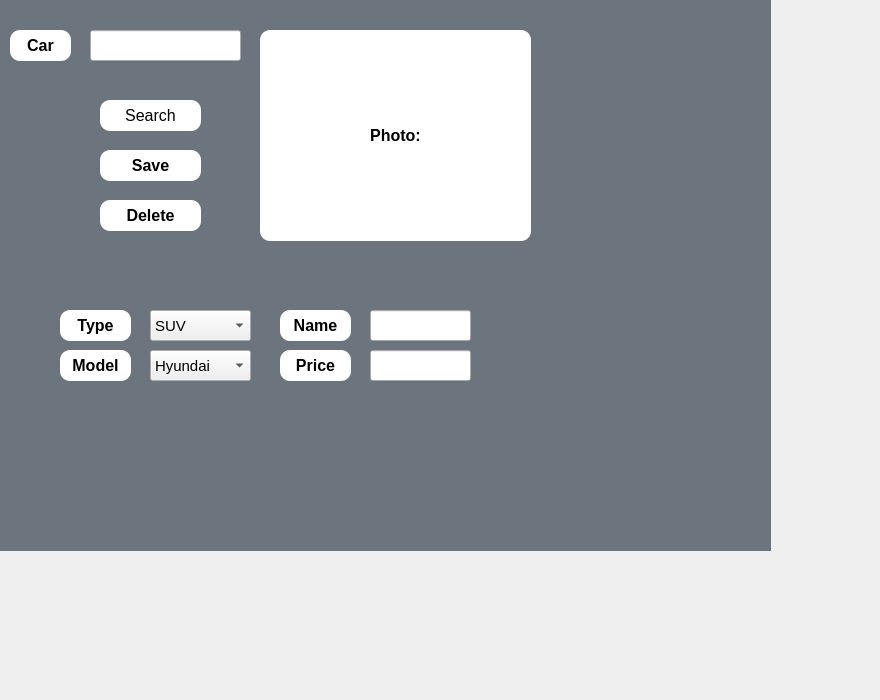
    <widget class="QWidget" name="edit_page">
     <attribute name="title">
      <string>Page</string>
     </attribute>
     <widget class="QPushButton" name="searchB">
      <property name="geometry">
       <rect>
        <x>100</x>
        <y>100</y>
        <width>101</width>
        <height>31</height>
       </rect>
      </property>
      <property name="font">
       <font>
        <pointsize>12</pointsize>
       </font>
      </property>
      <property name="styleSheet">
       <string notr="true">    QPushButton {
	background-color: rgb(255, 255, 255);
        border-radius: 10px;
        padding: 5px;
    }</string>
      </property>
      <property name="text">
       <string>Search</string>
      </property>
     </widget>
     <widget class="QPushButton" name="deleteB">
      <property name="geometry">
       <rect>
        <x>100</x>
        <y>200</y>
        <width>101</width>
        <height>31</height>
       </rect>
      </property>
      <property name="font">
       <font>
        <pointsize>12</pointsize>
        <weight>75</weight>
        <bold>true</bold>
       </font>
      </property>
      <property name="styleSheet">
       <string notr="true">    QPushButton {
	background-color: rgb(255, 255, 255);
        border-radius: 10px;
        padding: 5px;
    }</string>
      </property>
      <property name="text">
       <string>Delete</string>
      </property>
     </widget>
     <widget class="QLabel" name="bg_edit">
      <property name="geometry">
       <rect>
        <x>-100</x>
        <y>-140</y>
        <width>871</width>
        <height>691</height>
       </rect>
      </property>
      <property name="styleSheet">
       <string notr="true">background-color: #6C757D ;
color: #2C3E50;</string>
      </property>
      <property name="text">
       <string/>
      </property>
      <property name="pixmap">
       <pixmap>:/newPrefix/889d0311af25dd85e87efb8f968b1d90.jpg</pixmap>
      </property>
     </widget>
     <widget class="QLabel" name="label_49">
      <property name="geometry">
       <rect>
        <x>10</x>
        <y>30</y>
        <width>61</width>
        <height>31</height>
       </rect>
      </property>
      <property name="font">
       <font>
        <pointsize>12</pointsize>
        <weight>75</weight>
        <bold>true</bold>
       </font>
      </property>
      <property name="layoutDirection">
       <enum>Qt::LeftToRight</enum>
      </property>
      <property name="styleSheet">
       <string notr="true">    QLabel {
	background-color: rgb(255, 255, 255);
        border-radius: 10px;
        padding: 5px;
    }</string>
      </property>
      <property name="text">
       <string>Car</string>
      </property>
      <property name="alignment">
       <set>Qt::AlignCenter</set>
      </property>
     </widget>
     <widget class="QLineEdit" name="car_search">
      <property name="geometry">
       <rect>
        <x>90</x>
        <y>30</y>
        <width>151</width>
        <height>31</height>
       </rect>
      </property>
      <property name="font">
       <font>
        <pointsize>11</pointsize>
       </font>
      </property>
     </widget>
     <widget class="QComboBox" name="box_edit_1">
      <property name="geometry">
       <rect>
        <x>150</x>
        <y>310</y>
        <width>101</width>
        <height>31</height>
       </rect>
      </property>
      <property name="font">
       <font>
        <pointsize>11</pointsize>
        <weight>50</weight>
        <bold>false</bold>
       </font>
      </property>
      <item>
       <property name="text">
        <string>SUV</string>
       </property>
      </item>
      <item>
       <property name="text">
        <string>Crossover</string>
       </property>
      </item>
      <item>
       <property name="text">
        <string>Sedan</string>
       </property>
      </item>
     </widget>
     <widget class="QLabel" name="label_23">
      <property name="geometry">
       <rect>
        <x>60</x>
        <y>310</y>
        <width>71</width>
        <height>31</height>
       </rect>
      </property>
      <property name="font">
       <font>
        <pointsize>12</pointsize>
        <weight>75</weight>
        <bold>true</bold>
       </font>
      </property>
      <property name="layoutDirection">
       <enum>Qt::LeftToRight</enum>
      </property>
      <property name="styleSheet">
       <string notr="true">    QLabel {
	background-color: rgb(255, 255, 255);
        border-radius: 10px;
        padding: 5px;
    }</string>
      </property>
      <property name="text">
       <string>Type</string>
      </property>
      <property name="alignment">
       <set>Qt::AlignCenter</set>
      </property>
     </widget>
     <widget class="QLabel" name="model_2">
      <property name="geometry">
       <rect>
        <x>60</x>
        <y>350</y>
        <width>71</width>
        <height>31</height>
       </rect>
      </property>
      <property name="font">
       <font>
        <pointsize>12</pointsize>
        <weight>75</weight>
        <bold>true</bold>
       </font>
      </property>
      <property name="layoutDirection">
       <enum>Qt::LeftToRight</enum>
      </property>
      <property name="styleSheet">
       <string notr="true">    QLabel {
	background-color: rgb(255, 255, 255);
        border-radius: 10px;
        padding: 5px;
    }</string>
      </property>
      <property name="text">
       <string>Model</string>
      </property>
      <property name="alignment">
       <set>Qt::AlignCenter</set>
      </property>
     </widget>
     <widget class="QComboBox" name="box_edit_3">
      <property name="geometry">
       <rect>
        <x>150</x>
        <y>350</y>
        <width>101</width>
        <height>31</height>
       </rect>
      </property>
      <property name="font">
       <font>
        <pointsize>11</pointsize>
        <weight>50</weight>
        <bold>false</bold>
       </font>
      </property>
      <item>
       <property name="text">
        <string>Hyundai</string>
       </property>
      </item>
      <item>
       <property name="text">
        <string>Honda</string>
       </property>
      </item>
      <item>
       <property name="text">
        <string>Lexus</string>
       </property>
      </item>
     </widget>
     <widget class="QLabel" name="label_22">
      <property name="geometry">
       <rect>
        <x>280</x>
        <y>350</y>
        <width>71</width>
        <height>31</height>
       </rect>
      </property>
      <property name="font">
       <font>
        <pointsize>12</pointsize>
        <weight>75</weight>
        <bold>true</bold>
       </font>
      </property>
      <property name="layoutDirection">
       <enum>Qt::LeftToRight</enum>
      </property>
      <property name="styleSheet">
       <string notr="true">    QLabel {
	background-color: rgb(255, 255, 255);
        border-radius: 10px;
        padding: 5px;
    }</string>
      </property>
      <property name="text">
       <string>Price</string>
      </property>
      <property name="alignment">
       <set>Qt::AlignCenter</set>
      </property>
     </widget>
     <widget class="QLabel" name="photo_2">
      <property name="geometry">
       <rect>
        <x>260</x>
        <y>30</y>
        <width>271</width>
        <height>211</height>
       </rect>
      </property>
      <property name="font">
       <font>
        <pointsize>12</pointsize>
        <weight>75</weight>
        <bold>true</bold>
       </font>
      </property>
      <property name="layoutDirection">
       <enum>Qt::LeftToRight</enum>
      </property>
      <property name="styleSheet">
       <string notr="true">    QLabel {
	background-color: rgb(255, 255, 255);
        border-radius: 10px;
        padding: 5px;
    }</string>
      </property>
      <property name="text">
       <string>Photo:</string>
      </property>
      <property name="alignment">
       <set>Qt::AlignCenter</set>
      </property>
     </widget>
     <widget class="QLineEdit" name="price_in_2">
      <property name="geometry">
       <rect>
        <x>370</x>
        <y>350</y>
        <width>101</width>
        <height>31</height>
       </rect>
      </property>
      <property name="font">
       <font>
        <pointsize>11</pointsize>
       </font>
      </property>
     </widget>
     <widget class="QLineEdit" name="name_in_4">
      <property name="geometry">
       <rect>
        <x>370</x>
        <y>310</y>
        <width>101</width>
        <height>31</height>
       </rect>
      </property>
      <property name="font">
       <font>
        <pointsize>11</pointsize>
       </font>
      </property>
     </widget>
     <widget class="QLabel" name="label_15">
      <property name="geometry">
       <rect>
        <x>280</x>
        <y>310</y>
        <width>71</width>
        <height>31</height>
       </rect>
      </property>
      <property name="font">
       <font>
        <pointsize>12</pointsize>
        <weight>75</weight>
        <bold>true</bold>
       </font>
      </property>
      <property name="layoutDirection">
       <enum>Qt::LeftToRight</enum>
      </property>
      <property name="styleSheet">
       <string notr="true">    QLabel {
	background-color: rgb(255, 255, 255);
        border-radius: 10px;
        padding: 5px;
    }</string>
      </property>
      <property name="text">
       <string>Name</string>
      </property>
      <property name="alignment">
       <set>Qt::AlignCenter</set>
      </property>
     </widget>
     <widget class="QPushButton" name="saveB_3">
      <property name="geometry">
       <rect>
        <x>100</x>
        <y>150</y>
        <width>101</width>
        <height>31</height>
       </rect>
      </property>
      <property name="font">
       <font>
        <pointsize>12</pointsize>
        <weight>75</weight>
        <bold>true</bold>
       </font>
      </property>
      <property name="styleSheet">
       <string notr="true">    QPushButton {
	background-color: rgb(255, 255, 255);
        border-radius: 10px;
        padding: 5px;
    }</string>
      </property>
      <property name="text">
       <string>Save</string>
      </property>
     </widget>
     <zorder>bg_edit</zorder>
     <zorder>searchB</zorder>
     <zorder>deleteB</zorder>
     <zorder>label_49</zorder>
     <zorder>car_search</zorder>
     <zorder>box_edit_1</zorder>
     <zorder>label_23</zorder>
     <zorder>model_2</zorder>
     <zorder>box_edit_3</zorder>
     <zorder>label_22</zorder>
     <zorder>photo_2</zorder>
     <zorder>price_in_2</zorder>
     <zorder>name_in_4</zorder>
     <zorder>label_15</zorder>
     <zorder>saveB_3</zorder>
    </widget>
